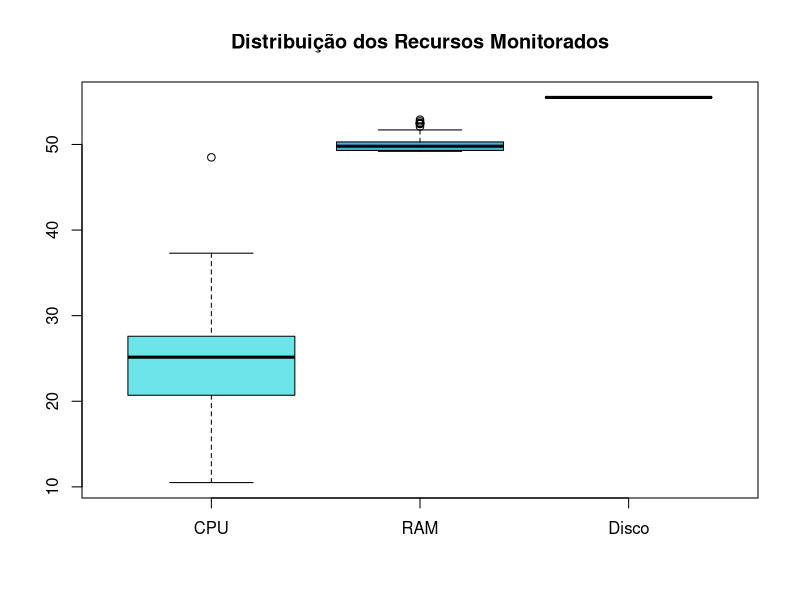
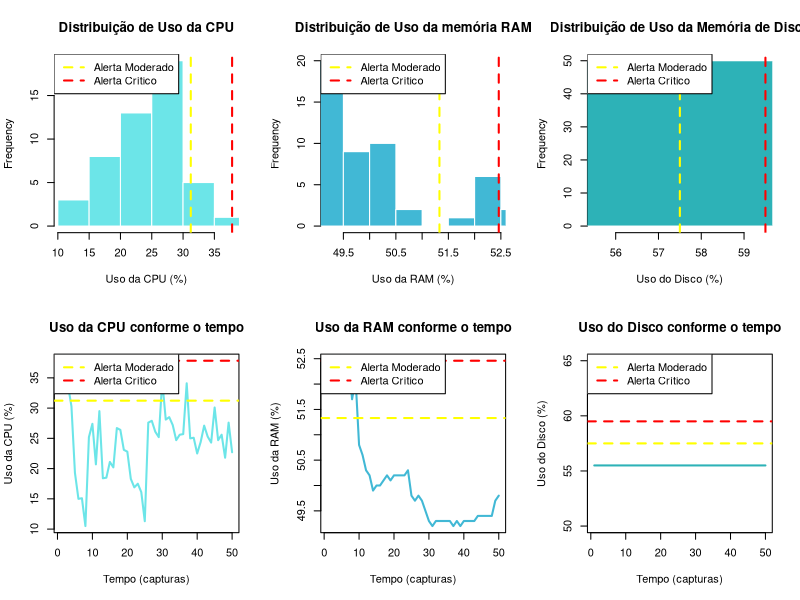

Source code (R) for these figures, in order:
setwd("~/faculdade/upfinity/calculo/Python-UpFinity")
getwd()

df_capturas <- read.csv("capturas.csv")

is.data.frame(df_capturas)

media_cpu <- mean(df_capturas$cpu)
media_ram <- mean(df_capturas$ram)
media_disco <- mean(df_capturas$disco)

mediana_cpu <- mean(df_capturas$cpu)
mediana_ram <- mean(df_capturas$ram)
mediana_disco <- mean(df_capturas$disco)

desvio_cpu <- sd(df_capturas$cpu)
desvio_ram <- sd(df_capturas$ram)
desvio_disco <- sd(df_capturas$disco)

alerta_moderado_cpu <- round(media_cpu + desvio_cpu, 2)
alerta_grave_cpu <- round(media_cpu + 2 * desvio_cpu, 2)

alerta_moderado_ram <- round(media_ram + desvio_ram, 2)
alerta_grave_ram <- round(media_ram + 2 * desvio_ram, 2)

alerta_moderado_disco <- round(media_disco + desvio_disco, 2)+2
alerta_grave_disco <- round(media_disco + 2 * desvio_disco, 2)+4

print("Alerta moderado para CPU: ")
print(alerta_moderado_cpu)
print("Alerta grave para CPU: ")
print(alerta_grave_cpu)
print("Alerta moderado para RAM: ")
print(alerta_moderado_ram)
print("Alerta grave para RAM: ")
print(alerta_grave_ram)
print("Alerta moderado para Disco: ")
print(alerta_moderado_disco)
print("Alerta grave para Disco: ")
print(alerta_grave_disco)


#Exibindo o boxplot dos dados

par(mfrow = c(1, 1))

boxplot(df_capturas$cpu, df_capturas$ram, df_capturas$disco,
        names = c("CPU", "RAM", "Disco"),
        main = "Distribuição dos Recursos Monitorados",
        col = c("#6ce5e8", "#41b8d5", "#2db2b7"))



par(mfrow = c(2, 3))



#Exibind os histogramas


#CPU
hist(df_capturas$cpu,
     main = "Distribuição de Uso da CPU",
     xlab = "Uso da CPU (%)",
     col = "#6ce5e8",
     border = "white",
     xlim = c(min(df_capturas$cpu), alerta_grave_cpu))

abline(v = alerta_moderado_cpu, col = "yellow", lwd = 2, lty = 2)
abline(v = alerta_grave_cpu, col = "red", lwd = 2, lty = 2)
legend("topleft",
       legend = c("Alerta Moderado", "Alerta Crítico"),
       col = c("yellow", "red"),
       lty = 2, lwd = 2)


#RAM
hist(df_capturas$ram,
     main = "Distribuição de Uso da memória RAM",
     xlab = "Uso da RAM (%)",
     col = "#41b8d5",
     border = "white",
     xlim = c(min(df_capturas$ram), alerta_grave_ram))

abline(v = alerta_moderado_ram, col = "yellow", lwd = 2, lty = 2)
abline(v = alerta_grave_ram, col = "red", lwd = 2, lty = 2)
legend("topleft",
       legend = c("Alerta Moderado", "Alerta Crítico"),
       col = c("yellow", "red"),
       lty = 2, lwd = 2)


#Disco
hist(df_capturas$disco,
     main = "Distribuição de Uso da Memória de Disco",
     xlab = "Uso do Disco (%)",
     col = "#2db2b7",
     border = "white",
     xlim = c(min(df_capturas$disco), alerta_grave_disco))

abline(v = alerta_moderado_disco, col = "yellow", lwd = 2, lty = 2)
abline(v = alerta_grave_disco, col = "red", lwd = 2, lty = 2)
legend("topleft",
       legend = c("Alerta Moderado", "Alerta Crítico"),
       col = c("yellow", "red"),
       lty = 2, lwd = 2)



#Exibindo os gráficos de linha


#CPU
plot(df_capturas$cpu, type = "l", col = "#6ce5e8", lwd = 2,
     main = "Uso da CPU conforme o tempo",
     xlab = "Tempo (capturas)",
     ylab = "Uso da CPU (%)",
     ylim = c(min(df_capturas$cpu), alerta_grave_cpu))

abline(h = alerta_moderado_cpu, col = "yellow", lwd = 2, lty = 2)
abline(h = alerta_grave_cpu, col = "red", lwd = 2, lty = 2)
legend("topleft",
       legend = c("Alerta Moderado", "Alerta Crítico"),
       col = c("yellow", "red"),
       lty = 2, lwd = 2)


#RAM
plot(df_capturas$ram, type = "l", col = "#41b8d5", lwd = 2,
     main = "Uso da RAM conforme o tempo",
     xlab = "Tempo (capturas)",
     ylab = "Uso da RAM (%)",
     ylim = c(min(df_capturas$ram), alerta_grave_ram))

abline(h = alerta_moderado_ram, col = "yellow", lwd = 2, lty = 2)
abline(h = alerta_grave_ram, col = "red", lwd = 2, lty = 2)
legend("topleft",
       legend = c("Alerta Moderado", "Alerta Crítico"),
       col = c("yellow", "red"),
       lty = 2, lwd = 2)


#Disco
plot(df_capturas$disco, type = "l", col = "#2db2b7", lwd = 2,
     main = "Uso do Disco conforme o tempo",
     xlab = "Tempo (capturas)",
     ylab = "Uso do Disco (%)",
     ylim = c(50, 65))

abline(h = alerta_moderado_disco, col = "yellow", lwd = 2, lty = 2)
abline(h = alerta_grave_disco, col = "red", lwd = 2, lty = 2)
legend("topleft",
       legend = c("Alerta Moderado", "Alerta Crítico"),
       col = c("yellow", "red"),
       lty = 2, lwd = 2)

